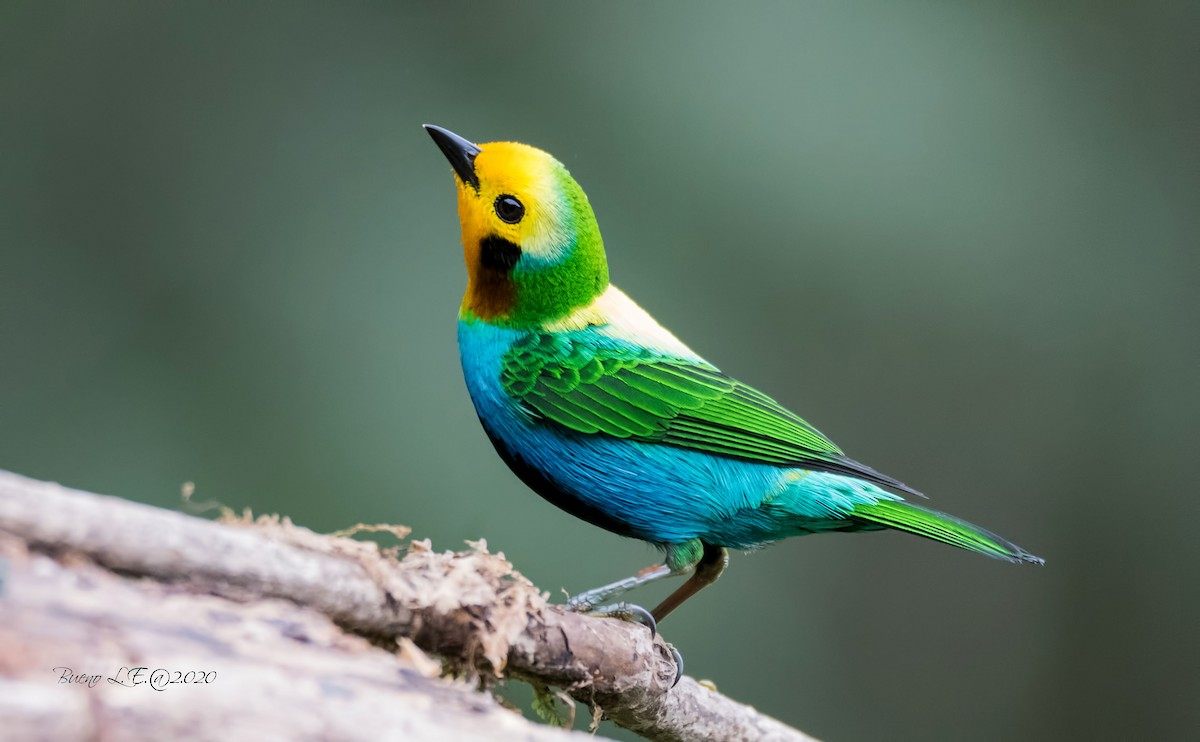
#> input picture Programming with machine learning/OpenCV/Stacking images/10images/bird1.jpg, 1200 x 742 px; its folder holds 4 pictures in this run
$ python task1_cgpt.py
#> lines starting #> are read from the running program, lines starting #| are printed output that depends on the picture
import cv2
import numpy as np
import os

# Function to resize an image to a specific size
def resize_image(image, new_size):
    return cv2.resize(image, new_size)

# Function to create vertical stacks of images
def create_vertical_stack(images):
    return np.vstack(images)

# Function to create horizontal stack of two images
def create_horizontal_stack(image1, image2):
    return np.hstack((image1, image2))

# Function to read all images from a folder
def read_images_from_folder(folder_path):
#> called with folder_path = '10images'
    images = []
    for filename in os.listdir(folder_path):
        if filename.endswith(('.jpg', '.jpeg', '.png')):  # Add more file extensions if needed
            image_path = os.path.join(folder_path, filename)
            img = cv2.imread(image_path)
#> img is the input picture: shape (742, 1200, 3); mean B, G, R 103.1, 117, 97.1
            if img is not None:
                images.append(img)
    return images


# Folder path containing your 100 images (replace 'folder_path' with your actual folder path)
folder_path = '10images'
images = read_images_from_folder(folder_path)

# Resize all images to the same size
new_size = (300, 200)
resized_images = [resize_image(img, new_size) for img in images]
#> in resize_image, `return cv2.resize(image, new_size)`:
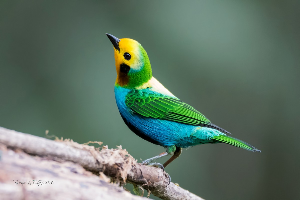
#> returned value: shape (200, 300, 3); mean of channels 0, 1, 2 103, 116.9, 97; drawn as B, G, R
#> call 2 of resize_image, with new_size = (300, 200)
#> in resize_image (call 2), `return cv2.resize(image, new_size)`:
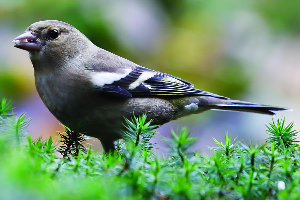
#> returned value: shape (200, 300, 3); mean of channels 0, 1, 2 107.9, 145.8, 110; drawn as B, G, R
#> call 3 of resize_image, with new_size = (300, 200)
#> in resize_image (call 3), `return cv2.resize(image, new_size)`:
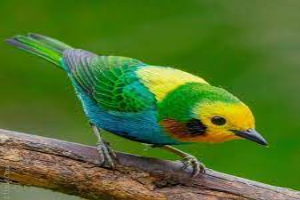
#> returned value: shape (200, 300, 3); mean of channels 0, 1, 2 42.1, 114.2, 80.4; drawn as B, G, R
#> call 4 of resize_image, with new_size = (300, 200)
#> in resize_image (call 4), `return cv2.resize(image, new_size)`:
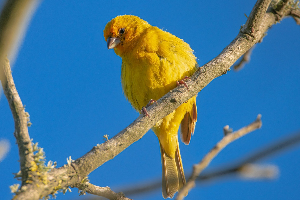
#> returned value: shape (200, 300, 3); mean of channels 0, 1, 2 147.8, 121.7, 74.1; drawn as B, G, R

# Create vertical stacks (e.g., three images in each stack)
vertical_stacks = [create_vertical_stack(resized_images[i:i+3]) for i in range(0, len(resized_images), 3)]
#> in create_vertical_stack, `return np.vstack(images)`:
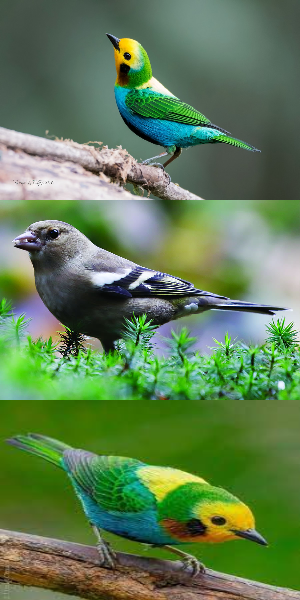
#> returned value: shape (600, 300, 3); mean of channels 0, 1, 2 84.3, 125.6, 95.8; drawn as B, G, R

# Create a single horizontal stack from the vertical stacks
#> (the run stopped early here; a loop or call above may not have finished)
